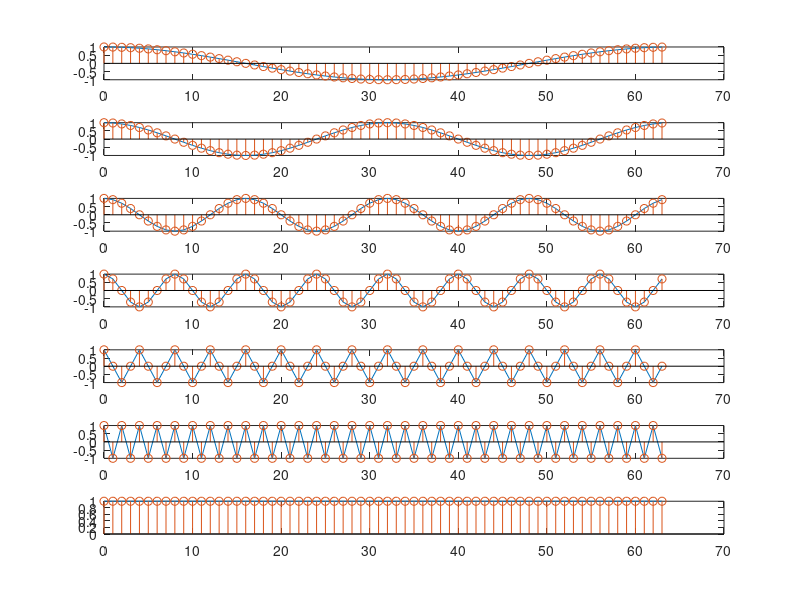
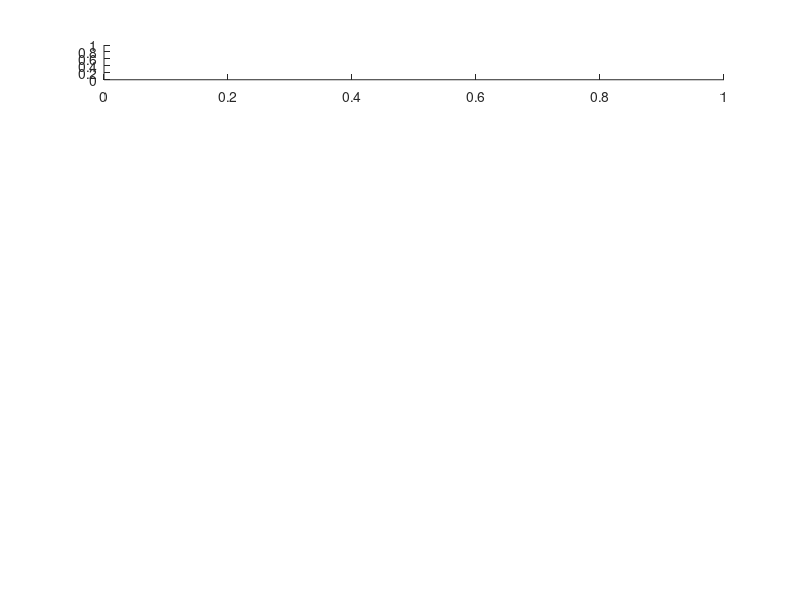

Write the MATLAB code that produced these figures, in order. (Note: this script raises an error after producing the figures.)
L  = 64;
t  = 0:L-1;
Ts = t(2) - t(1);
fs = 1 / Ts;

P = [64,32,16,8,4,2,1];
P_len = length(P);

figure(1); clf
for i=1:P_len 
   subplot(P_len,1,i); 
   disp(i);
   y = cos(2*pi*(1/P([i]))*t);
   fy = fft(y);
   plot(t, y);
   hold on;
   stem(t,y);
end

figure(2); clf
for i=1:P_len
   subplot(P_len,1,i); 
   disp(i);
   y = cos(2*pi*(1/P([i]))*t);
   fy = fft(y);
   freqs = FftShiftedFreqs(numel(fy), fs);
   stem(freqs, fftshift(abs(fy)));  
end



L  = 32
t  = 0:L-1;
Ts = t(2) - t(1);
fs = 1 / Ts;

P = [64,32,16,8,4,2,1];
P_len = length(P);

figure(3); clf
for i=1:P_len 
   subplot(P_len,1,i); 
   disp(i);
   y = cos(2*pi*(1/P([i]))*t);
   fy = fft(y);
   plot(t, y);
   hold on;
   stem(t,y);
end

figure(4); clf
for i=1:P_len
   subplot(P_len,1,i); 
   disp(i);
   y = cos(2*pi*(1/P([i]))*t);
   fy = fft(y);
   freqs = FftShiftedFreqs(numel(fy), fs);
   stem(freqs, fftshift(abs(fy)));  
end


L  = 16;
t  = 0:L-1;
Ts = t(2) - t(1);
fs = 1 / Ts;

P = [64,32,16,8,4,2,1];
P_len = length(P);

figure(5); clf
for i=1:P_len 
   subplot(P_len,1,i); 
   disp(i);
   y = cos(2*pi*(1/P([i]))*t);
   fy = fft(y);
   plot(t, y);
   hold on;
   stem(t,y);
end

figure(6); clf
for i=1:P_len
   subplot(P_len,1,i); 
   disp(i);
   y = cos(2*pi*(1/P([i]))*t);
   fy = fft(y);
   freqs = FftShiftedFreqs(numel(fy), fs);
   stem(freqs, fftshift(abs(fy)));  
end
